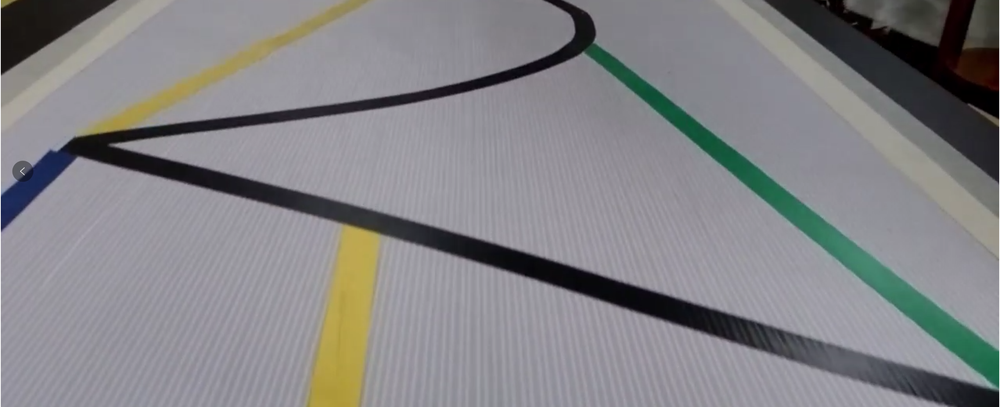
//> input picture tests_py/sample_line.png, 1000 x 407 px, shrunk from 2560 x 1042 before the run
$ ./image   (built with g++ and OpenCV 4)
//> lines starting //> are read from the running program, lines starting //| are printed output that depends on the picture; after the words box and inside, x2 and y2 are one past the last pixel; in counts of white or black regions, pixels touching at a corner belong together
#include <iostream>
#include <opencv2/highgui.hpp>
#include <opencv2/imgproc.hpp>
#include <opencv2/opencv.hpp>

using namespace std;
using namespace cv;

int main()
{
  // 读取图像
  Mat image = imread("/home/hat082/coursework/sample_line.png");
//> image is the input picture: 407 rows x 1000 cols, CV_8UC3; mean B, G, R 134, 131.3, 131.5
  if (image.empty())
  {
    cout << "无法读取图像" << endl;
    return -1;
  }
  imshow("original image", image);

  // Convert the image to HSV
  Mat hsvImage;
  cvtColor(image, hsvImage, COLOR_BGR2HSV);
//> hsvImage: 407 rows x 1000 cols, CV_8UC3; mean H, S, V 109.8, 28.7, 138.6

  // extract the value channel

  vector<Mat> hsvChannels;
  split(hsvImage, hsvChannels);
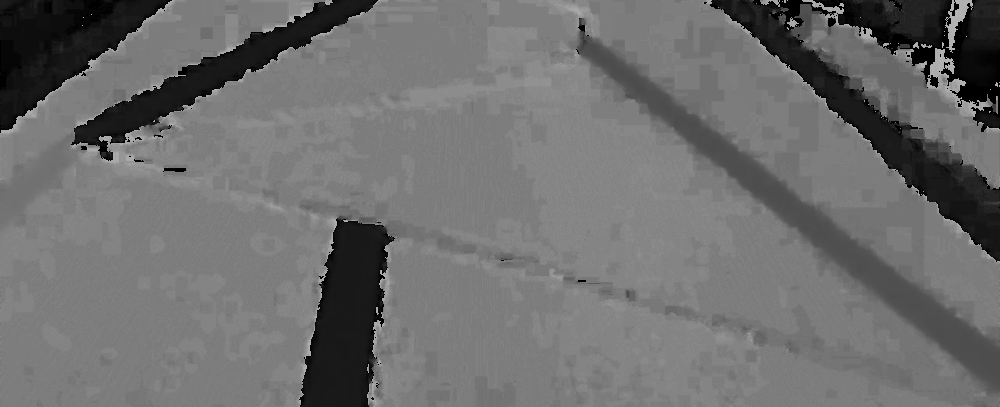
//> hsvChannels[0]: 407 rows x 1000 cols, CV_8UC1; min 0, max 179, mean 109.8
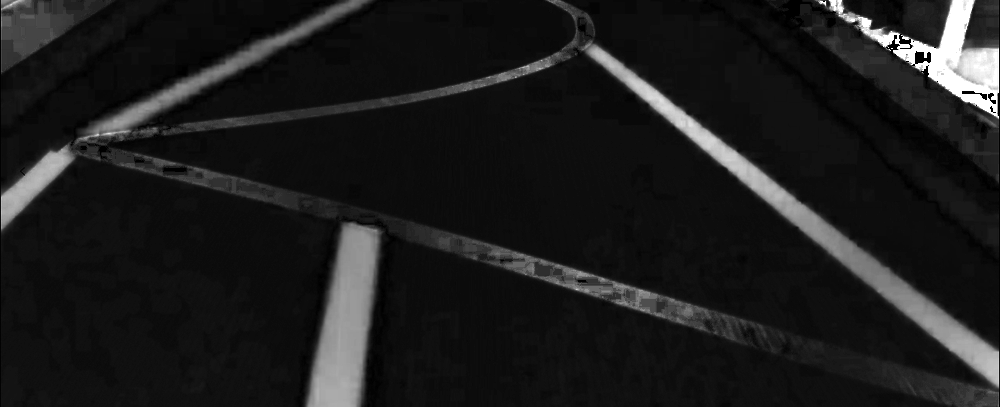
//> hsvChannels[1]: 407 rows x 1000 cols, CV_8UC1; min 0, max 255, mean 28.7
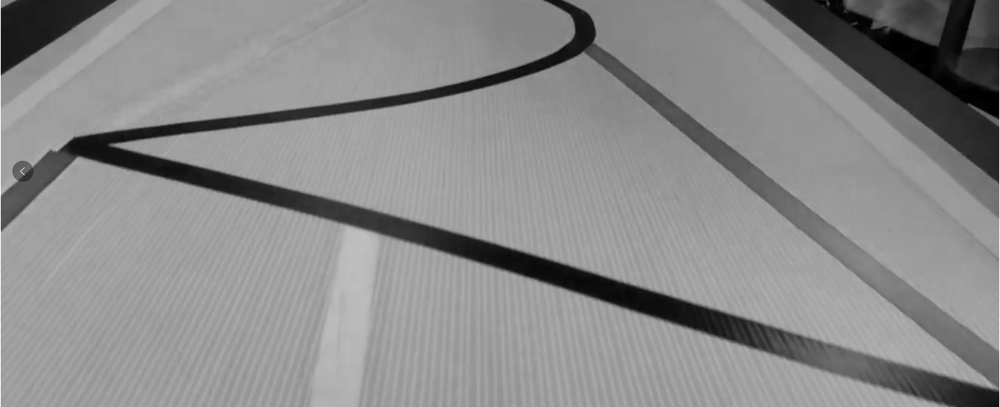
//> hsvChannels[2]: 407 rows x 1000 cols, CV_8UC1; min 0, max 236, mean 138.6

  // The value channel is at index 2
  cv::Mat valChannel = hsvChannels[2]; //

  Mat lowValMask;
  inRange(valChannel, 0, 50, lowValMask);
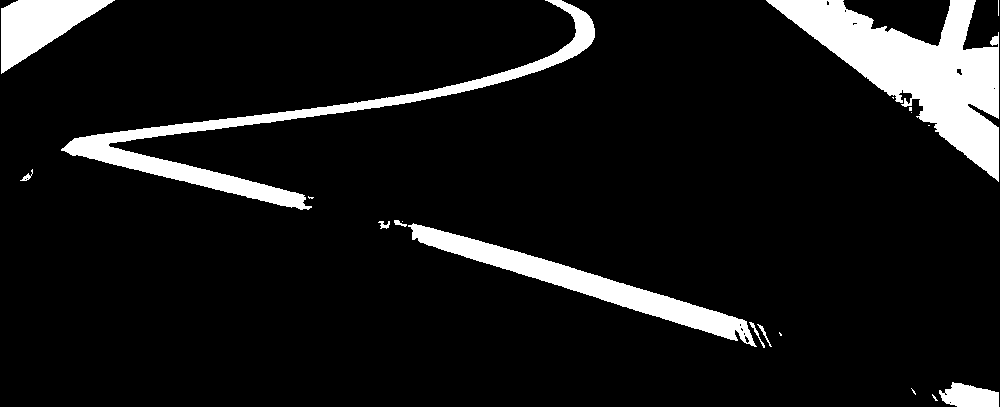
//> lowValMask: 407 rows x 1000 cols, CV_8UC1; 9.6% white; 20 white regions (10 under 20 px), largest, box (x1, y1, x2, y2) and area: (766, 0, 999, 182) 16304, (61, 0, 595, 210) 9648, (408, 223, 757, 347) 7359

  // imshow("Low Value Binary Image", lowValMask);

  // Create a bitmask with the same size as the valChannel
  Mat bitmask = Mat::ones(valChannel.size(), CV_8U);

  // Specify the thickness of the lines
  int lineThickness = 3;

  // Draw black lines at every valChannel.rows / 5 interval with specified thickness
  for (int i = 0; i < bitmask.rows; i += (int)bitmask.rows / 8)
  {
    line(bitmask, Point(0, i), Point(bitmask.cols, i), Scalar(0), lineThickness);
  }
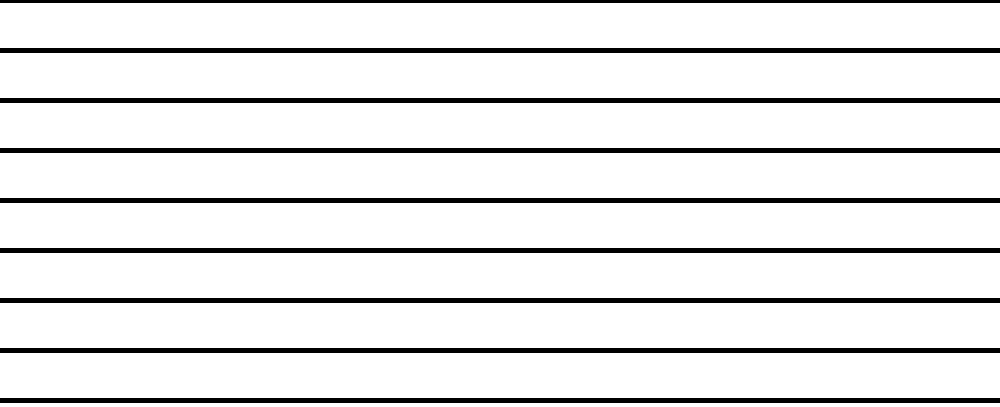
//> bitmask: 407 rows x 1000 cols, CV_8UC1; values 0 (black) and 1 (white), 89.4% white; 9 black regions, largest, box (x1, y1, x2, y2) and area: (0, 48, 1000, 53) 5000, (0, 98, 1000, 103) 5000, (0, 148, 1000, 153) 5000
  // imshow("Bitmask", bitmask);

  // Apply the bitmask to the valChannel
  bitwise_and(lowValMask, bitmask, lowValMask);
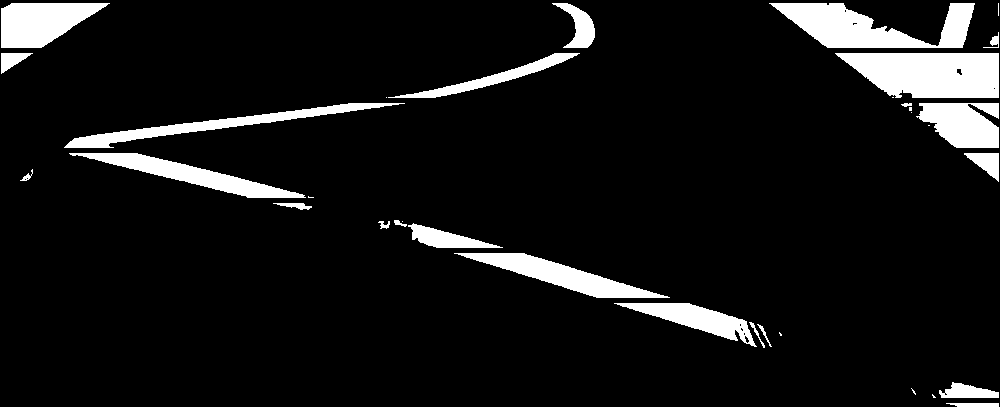
//> lowValMask: 407 rows x 1000 cols, CV_8UC1; values 0 (black) and 1 (white), 8.5% white; 34 white regions (11 under 20 px)
  // imshow("Low Value Binary Image with Lines", lowValMask);

  // find the contours of the image
  vector<vector<Point>> contours;
  findContours(lowValMask, contours, RETR_EXTERNAL, CHAIN_APPROX_SIMPLE);
//> contours = 34 contours, 12 with area under 20; largest, box (x1, y1, x2, y2) and area: (835, 53, 999, 98) 5844, (769, 3, 975, 48) 4790, (1, 3, 110, 48) 3208, (454, 253, 670, 298) 3030, (69, 153, 306, 198) 2873

  // split the contours into separate blocks
  // draw the contours
  Mat contour_image = image.clone();

  // use approxPolyDP to approximate the contours
  vector<vector<Point>> approxContours;
  for (int i = 0; i < contours.size(); i++)
  {
    vector<Point> approx;
    approxPolyDP(contours[i], approx, 0.01 * arcLength(contours[i], true), true);
    approxContours.push_back(approx);
  }
//> this loop made 34 passes
//> approx on passes 11, 19, 20, 24, 25, 26, 29, 31: 1 Point (x, y): [402, 221], 2 Points (x, y): [928, 125], [929, 125], 1 Point (x, y): [911, 112], 3 Points (x, y): [404, 103], [143, 128], [64, 147], 2 Points (x, y): [892, 97], [893, 97], 1 Point (x, y): [386, 97], 3 Points (x, y): [1, 73], [32, 53], [1, 53], 2 Points (x, y): [998, 3], [998, 15]

  // Draw the approximated parallelogram contours and display the moments of the contours
  for (size_t i = 0; i < approxContours.size(); i++)
  {
    drawContours(contour_image, approxContours, i, Scalar(0, 255, 0), 2);

    Moments m = moments(approxContours[i], false);
    Point2f center(m.m10 / m.m00, m.m01 / m.m00);
    circle(contour_image, center, 5, Scalar(255, 0, 0), -1);
  }
//> this loop made 34 passes
//> center on passes 1 to 12: Point(975.7, 404.4), Point(933.3, 395.9), Point(913.5, 391.5), Point(967.3, 391.8), Point(780.1, 333.7), Point(763.4, 332.4), Point(755.8, 331.8), Point(697.8, 318.6), Point(561.3, 275.2), Point(444.3, 238.3), Point(nan, nan), Point(383.9, 224.6)
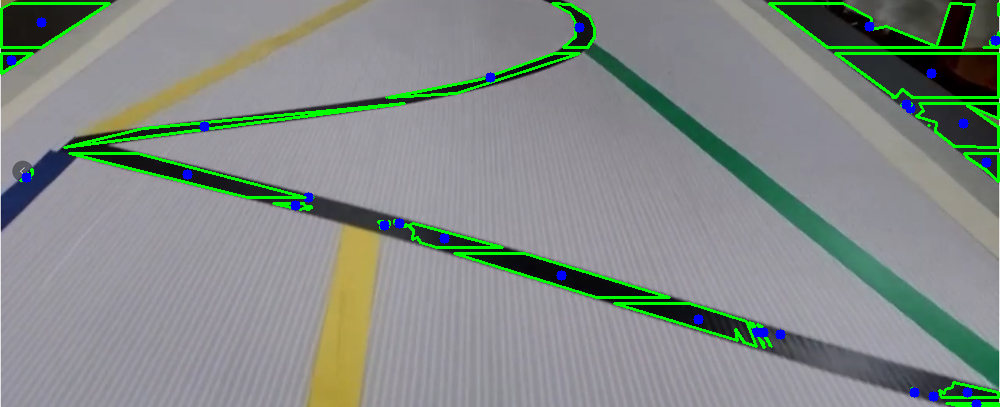
//> contour_image: 407 rows x 1000 cols, CV_8UC3; 3.86% of pixels changed, all inside (x1, y1, x2, y2) = (0, 2, 1000, 407)
  imshow("contour image with center of mass", contour_image);

  waitKey(0);

  return 0;
}
